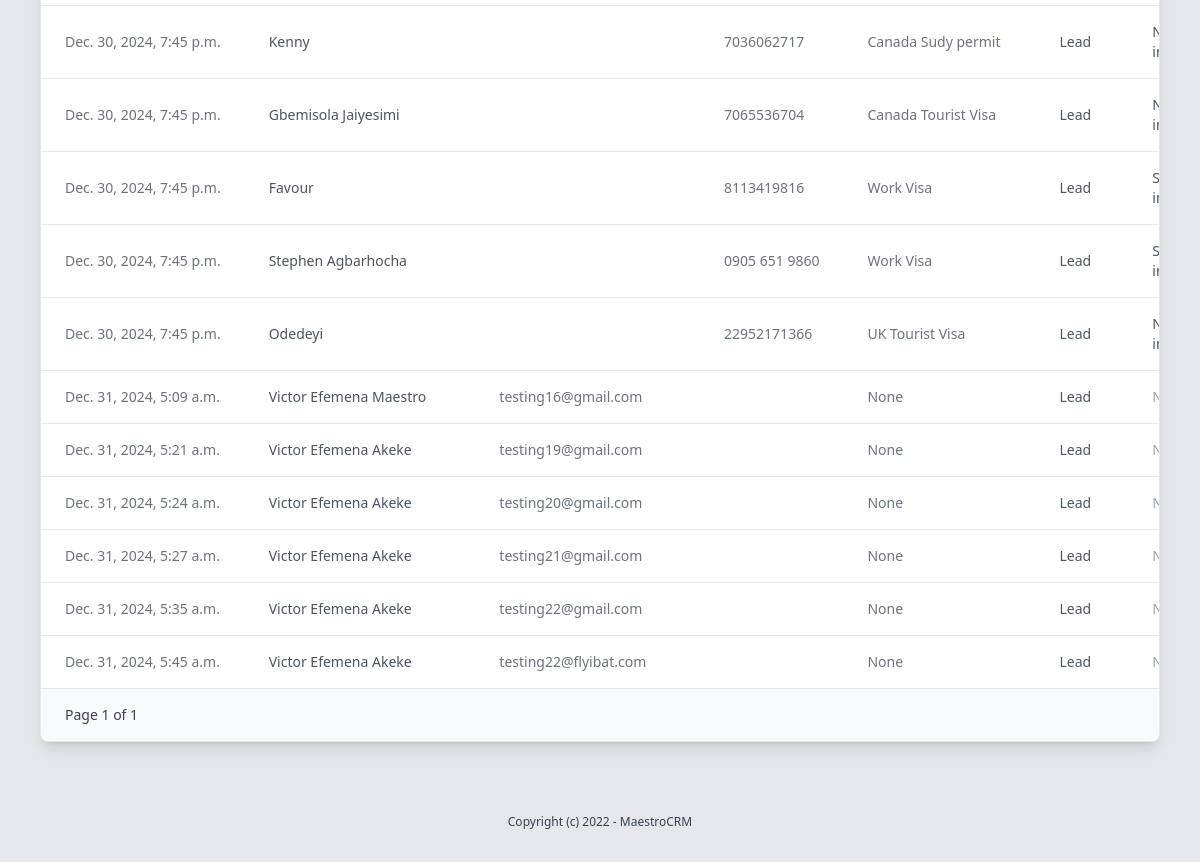
Before: /contacts/contacts-by-status/28/ (signed in, lower part) with the older database file.
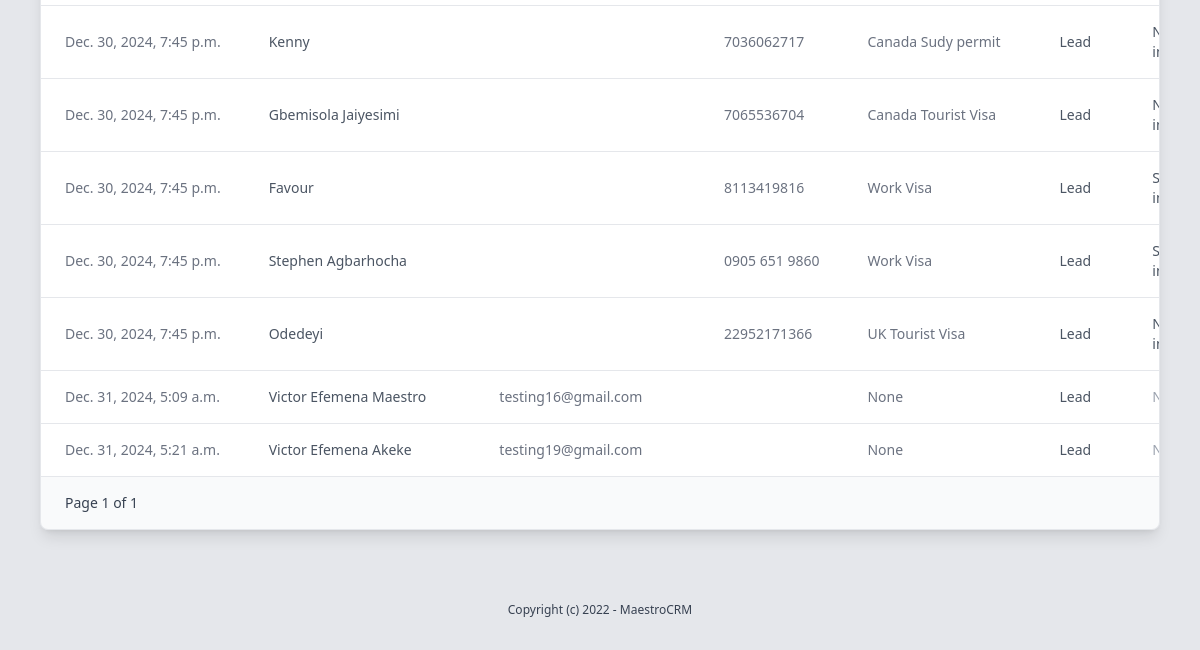
After: the same page with the newer database file.
### contacts/models.py (models this page shows, shortened)
class Contact(models.Model):
    user = models.OneToOneField(User, on_delete=models.SET_NULL, related_name='contact', null=True, blank=True)
    first_name = models.CharField(max_length=150, blank=True, null=True)
    middle_name = models.CharField(max_length=100, blank=True, null=True)
    last_name = models.CharField(max_length=150, blank=True, null=True)
    email = models.EmailField(blank=True, null=True)
    phone_number = models.CharField(max_length=15, blank=True)
    gender = models.CharField(max_length=10, choices=[('M', 'Male'), ('F', 'Female')], blank=True)
    marital_status = models.CharField(max_length=20, choices=[('Single', 'Single'), ('Married', 'Married'), ('Divorced', 'Divorced'), ('Widowed', 'Widowed'), ('Other', 'Other')], blank=True)
    date_of_birth = models.DateTimeField(blank=True, null=True)
    address_line1 = models.CharField(max_length=255, blank=True, null=True)
    address_line2 = models.CharField(max_length=255, blank=True, null=True)
    city = models.CharField(max_length=100, blank=True, null=True)
    state = models.CharField(max_length=100, blank=True, null=True)
    country = models.CharField(max_length=50, blank=True, null=True)
    postal_code = models.CharField(max_length=20, blank=True, null=True)
    services = models.ForeignKey(Service, on_delete=models.SET_NULL, null=True, blank=True, related_name='contacts')
    status = models.ForeignKey(Status, on_delete=models.SET_NULL, related_name='contacts', null=True, blank=True)
    tags = models.ManyToManyField(Tag, blank=True, related_name='contacts')
    assigned_staff = models.ForeignKey(User, on_delete=models.SET_NULL, null=True, blank=True, related_name='assigned_contacts')
    traffic_source = models.ForeignKey(TrafficSource, on_delete=models.SET_NULL, null=True, blank=True, related_name='traffic_source_contact')
    new_or_old = models.CharField(max_length=20, choices=[('New', 'New'), ('Old', 'Old')], blank=True) #Can help in scheduling follow-ups or communications.
    referred_by = models.ForeignKey(User, on_delete=models.SET_NULL, null=True, related_name='referee_contacts')
    preferred_contact_method = models.CharField(max_length=20, choices=[('Email', 'Email'), ('Phone', 'Phone'), ('Text', 'Text'), ('Mail', 'Mail')], blank=True) #Helps in choosing how to best reach the contact.
    contact_frequency = models.CharField(max_length=20, choices=[('Daily', 'Daily'), ('Weekly', 'Weekly'), ('Monthly', 'Monthly'), ('On Demand', 'On Demand')], blank=True) #Can help in scheduling follow-ups or communications.
    created_by = models.ForeignKey(User, on_delete=models.SET_NULL, null=True, related_name='created_contacts')
    created_at = models.DateTimeField(auto_now_add=True)
    modified_at = models.DateTimeField(auto_now=True) #Can be used to track last contacted
    updated_by = models.ForeignKey(User, on_delete=models.SET_NULL, null=True, related_name='updated_contacts')
    close_date = models.DateTimeField(blank=True, null=True)
    custom_field_1 = models.CharField(max_length=255, blank=True, null=True)#Depending on business needs, might have specific data points to track. This could be expanded with more fields or dynamically through a generic foreign key to a custom field model.
    marketing_consent = models.BooleanField(default=False, help_text="Has this contact consented to marketing communications?")
    gdpr_compliant = models.BooleanField(default=False, help_text="Is this contact GDPR compliant?")

### settings/models.py (models this page shows, shortened)
class Service(models.Model):
    name = models.CharField(max_length=50, unique=True)  # e.g., 'Active', 'Inactive', 'Pending'
    def __str__(self):
        return self.name

class Status(models.Model):
    name = models.CharField(max_length=50, unique=True)  # e.g., 'Active', 'Inactive', 'Pending'
    def __str__(self):
        return self.name
    class Meta:
        verbose_name_plural = "Statuses"

class Tag(models.Model):
    name = models.CharField(max_length=50, unique=True)
    category = models.ForeignKey(TagCategory, on_delete=models.SET_NULL, null=True, blank=True, related_name='segments')

### contacts/views.py (the view)
# urls.py: path('contacts-by-status/<int:status_id>/', views.contacts_by_status, name='contacts_by_status'),
@login_required
def contacts_by_status(request, status_id):
    status = get_object_or_404(Status, id=status_id)
    contacts = Contact.objects.filter(status=status)
    paginator = Paginator(contacts, 100)  # Show 10 contacts per page
    page_number = request.GET.get('page')
    page_contacts = paginator.get_page(page_number)
    return render(request, 'contact/contacts_by_filter.html', {
        'status': status,
        'contacts': page_contacts,  # Pass paginated contacts if using pagination
    })

### core/context_processors.py (called while the page is built)
def user_roles(request):
    if request.user.is_authenticated:
        groups = request.user.groups.values_list('name', flat=True)
        return {'user_roles': groups}
    return {}

### contacts/templates/contact/contacts_by_filter.html (shortened to what this page needs)
{% extends 'core/base.html' %}
{% block content %}
<div class="max-w-6xl mx-auto px-4 py-10">
    <div class="overflow-x-auto rounded-lg shadow-lg border border-gray-200">
        <table class="min-w-full bg-white divide-y divide-gray-200">
            <tbody class="bg-white divide-y divide-gray-200">
                {% for contact in contacts %}
                <tr class="hover:bg-gray-50 transition-all duration-200">
                    <td class="px-6 py-4 whitespace-nowrap text-sm text-gray-500">{{ contact.created_at }}</td>
                    <td class="px-6 py-4 whitespace-nowrap text-sm font-medium text-gray-900">
                        <a href="{% url 'contact_detail' contact.id %}"
                            class="text-gray-600 hover:text-gray-900 hover:underline">
                            {{ contact.first_name }} {{ contact.last_name }}
                        </a>
                    </td>
                    <td class="px-6 py-4 whitespace-nowrap text-sm text-gray-500">{{ contact.user.email }}</td>
                    <td class="px-6 py-4 whitespace-nowrap text-sm text-gray-500">{{ contact.phone_number }}</td>
                    <td class="px-6 py-4 whitespace-nowrap text-sm text-gray-500">{{ contact.services }}</td>
                    <td class="px-6 py-4 whitespace-nowrap text-sm text-gray-500">
                        {% if contact.status %}
                        <a href="{% url 'contacts_by_status' contact.status.id %}"
                            class="text-gray-600 hover:text-gray-900 hover:underline">
                            {{ contact.status }}
                        </a>
                        {% else %}
                        <span class="text-gray-400">No Status</span>
                        {% endif %}
                    </td>
                    <td class="px-6 py-4 whitespace-nowrap text-sm text-gray-500">
                        {% for tag in contact.tags.all %}
                        <div>
                            <a href="{% url 'contacts_by_tag' tag.id %}"
                                class="text-gray-600 hover:text-gray-900 hover:underline">
                                {{ tag.name }}
                            </a>
                        </div>
                        {% empty %}
                        <span class="text-gray-400">No Tags</span>
                        {% endfor %}
                    </td>
                </tr>
                {% empty %}
                <tr>
                    <td colspan="10" class="px-6 py-4 text-center text-gray-500">No contacts found.</td>
                </tr>
                {% endfor %}
            </tbody>
        </table>
        <div class="bg-gray-50 px-6 py-4 flex items-center justify-between border-t border-gray-200 sm:px-6">
            <div class="text-sm text-gray-700">
                <span>Page {{ contacts.number }} of {{ contacts.paginator.num_pages }}</span>
            </div>
        </div>
    </div>
</div>
{% endblock %}

Changed rows visible on the page:
removed Contact: created_at "Dec. 31, 2024, 5:24 a.m.", first_name "Victor Efemena", last_name "Akeke", user.email "testing20@gmail.com", services "None", status "Lead"
removed Contact: created_at "Dec. 31, 2024, 5:27 a.m.", first_name "Victor Efemena", last_name "Akeke", user.email "testing21@gmail.com", services "None", status "Lead"
removed Contact: created_at "Dec. 31, 2024, 5:35 a.m.", first_name "Victor Efemena", last_name "Akeke", user.email "testing22@gmail.com", services "None", status "Lead"
no longer on this page (row edited): Contact: created_at "Dec. 31, 2024, 5:45 a.m.", first_name "Victor Efemena", last_name "Akeke", user.email "testing22@flyibat.com", services "None", status "Lead"
